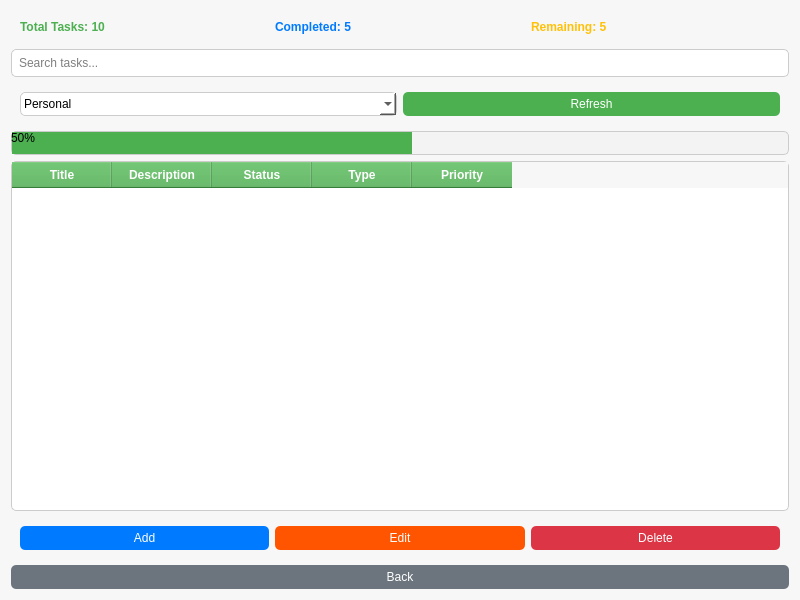
<?xml version="1.0" encoding="UTF-8"?>
<ui version="4.0">
 <class>Dashboard</class>
 <widget class="QWidget" name="Dashboard">
  <property name="geometry">
   <rect>
    <x>0</x>
    <y>0</y>
    <width>800</width>
    <height>600</height>
   </rect>
  </property>
  <property name="windowTitle">
   <string>Dashboard</string>
  </property>
  <property name="styleSheet">
   <string>
    QWidget {
        background-color: #f7f7f7;
    }
   </string>
  </property>
  <layout class="QVBoxLayout" name="verticalLayout">
   <item>
    <widget class="QWidget" name="summaryWidget" native="true">
     <layout class="QHBoxLayout" name="summaryLayout">
      <item>
       <widget class="QLabel" name="totalTasks">
        <property name="styleSheet">
         <string>
          QLabel {
              font-weight: bold;
              color: #4CAF50;
          }
         </string>
        </property>
        <property name="text">
         <string>Total Tasks: 10</string>
        </property>
       </widget>
      </item>
      <item>
       <widget class="QLabel" name="completedTasks">
        <property name="styleSheet">
         <string>
          QLabel {
              font-weight: bold;
              color: #007BFF;
          }
         </string>
        </property>
        <property name="text">
         <string>Completed: 5</string>
        </property>
       </widget>
      </item>
      <item>
       <widget class="QLabel" name="remainingTasks">
        <property name="styleSheet">
         <string>
          QLabel {
              font-weight: bold;
              color: #FFC107;
          }
         </string>
        </property>
        <property name="text">
         <string>Remaining: 5</string>
        </property>
       </widget>
      </item>
     </layout>
    </widget>
   </item>
   <item>
    <widget class="QLineEdit" name="searchBar">
     <property name="styleSheet">
      <string>
       QLineEdit {
           border: 1px solid #ccc;
           border-radius: 5px;
           padding: 5px;
           background-color: #ffffff;
       }
      </string>
     </property>
     <property name="placeholderText">
      <string>Search tasks...</string>
     </property>
    </widget>
   </item>
   <item>
    <widget class="QWidget" name="filterWidget" native="true">
     <layout class="QHBoxLayout" name="filterLayout">
      <item>
       <widget class="QComboBox" name="filterComboBox">
        <property name="styleSheet">
         <string>
          QComboBox {
              border: 1px solid #ccc;
              border-radius: 5px;
              padding: 3px;
              background-color: #ffffff;
          }
         </string>
        </property>
        <property name="currentText">
         <string>Personal</string>
        </property>
        <item>
         <property name="text">
          <string>Personal</string>
         </property>
        </item>
        <item>
         <property name="text">
          <string>Team</string>
         </property>
        </item>
        <item>
         <property name="text">
          <string>Deadline Today</string>
         </property>
        </item>
        <item>
         <property name="text">
          <string>In Progress</string>
         </property>
        </item>
       </widget>
      </item>
      <item>
       <widget class="QPushButton" name="refreshButton">
        <property name="styleSheet">
         <string>
          QPushButton {
              background-color: #4CAF50;
              color: white;
              border: none;
              border-radius: 5px;
              padding: 5px 10px;
          }
          QPushButton:hover {
              background-color: #45a049;
          }
         </string>
        </property>
        <property name="text">
         <string>Refresh</string>
        </property>
       </widget>
      </item>
     </layout>
    </widget>
   </item>
   <item>
    <widget class="QProgressBar" name="progressBar">
     <property name="styleSheet">
      <string>
       QProgressBar {
           border: 1px solid #ccc;
           border-radius: 5px;
           background: #f3f3f3;
       }
       QProgressBar::chunk {
           background-color: #4CAF50;
           width: 20px;
       }
      </string>
     </property>
     <property name="value">
      <number>50</number>
     </property>
    </widget>
   </item>
   <item>
    <widget class="QTableWidget" name="todoTable">
     <property name="styleSheet">
      <string>
       QTableWidget {
           background-color: #ffffff;
           border: 1px solid #ccc;
           border-radius: 5px;
       }
       QHeaderView::section {
           background-color: #4CAF50;
           color: white;
           padding: 4px;
           font-weight: bold;
       }
      </string>
     </property>
     <column>
      <property name="text">
       <string>Title</string>
      </property>
     </column>
     <column>
      <property name="text">
       <string>Description</string>
      </property>
     </column>
     <column>
      <property name="text">
       <string>Status</string>
      </property>
     </column>
     <column>
      <property name="text">
       <string>Type</string>
      </property>
     </column>
     <column>
      <property name="text">
       <string>Priority</string>
      </property>
     </column>
    </widget>
   </item>
   <item>
    <widget class="QWidget" name="buttonWidget" native="true">
     <layout class="QHBoxLayout" name="buttonLayout">
      <item>
       <widget class="QPushButton" name="addButton">
        <property name="styleSheet">
         <string>
          QPushButton {
              background-color: #007BFF;
              color: white;
              border: none;
              border-radius: 5px;
              padding: 5px 10px;
          }
          QPushButton:hover {
              background-color: #0056b3;
          }
         </string>
        </property>
        <property name="text">
         <string>Add</string>
        </property>
       </widget>
      </item>
      <item>
       <widget class="QPushButton" name="editButton">
        <property name="styleSheet">
         <string notr="true">
          QPushButton {
              background-color: #FFC107rgb(85, 255, 0);
	background-color: rgb(255, 85, 0);
              color: white;
              border: none;
              border-radius: 5px;
              padding: 5px 10px;
          }
          QPushButton:hover {
              background-color: #e0a800;
          }
         </string>
        </property>
        <property name="text">
         <string>Edit</string>
        </property>
       </widget>
      </item>
      <item>
       <widget class="QPushButton" name="deleteButton">
        <property name="styleSheet">
         <string>
          QPushButton {
              background-color: #DC3545;
              color: white;
              border: none;
              border-radius: 5px;
              padding: 5px 10px;
          }
          QPushButton:hover {
              background-color: #c82333;
          }
         </string>
        </property>
        <property name="text">
         <string>Delete</string>
        </property>
       </widget>
      </item>
     </layout>
    </widget>
   </item>
   <item>
    <widget class="QPushButton" name="backButton">
     <property name="styleSheet">
      <string>
       QPushButton {
           background-color: #6c757d;
           color: white;
           border: none;
           border-radius: 5px;
           padding: 5px 10px;
       }
       QPushButton:hover {
           background-color: #5a6268;
       }
      </string>
     </property>
     <property name="text">
      <string>Back</string>
     </property>
    </widget>
   </item>
  </layout>
 </widget>
 <resources/>
 <connections/>
</ui>
